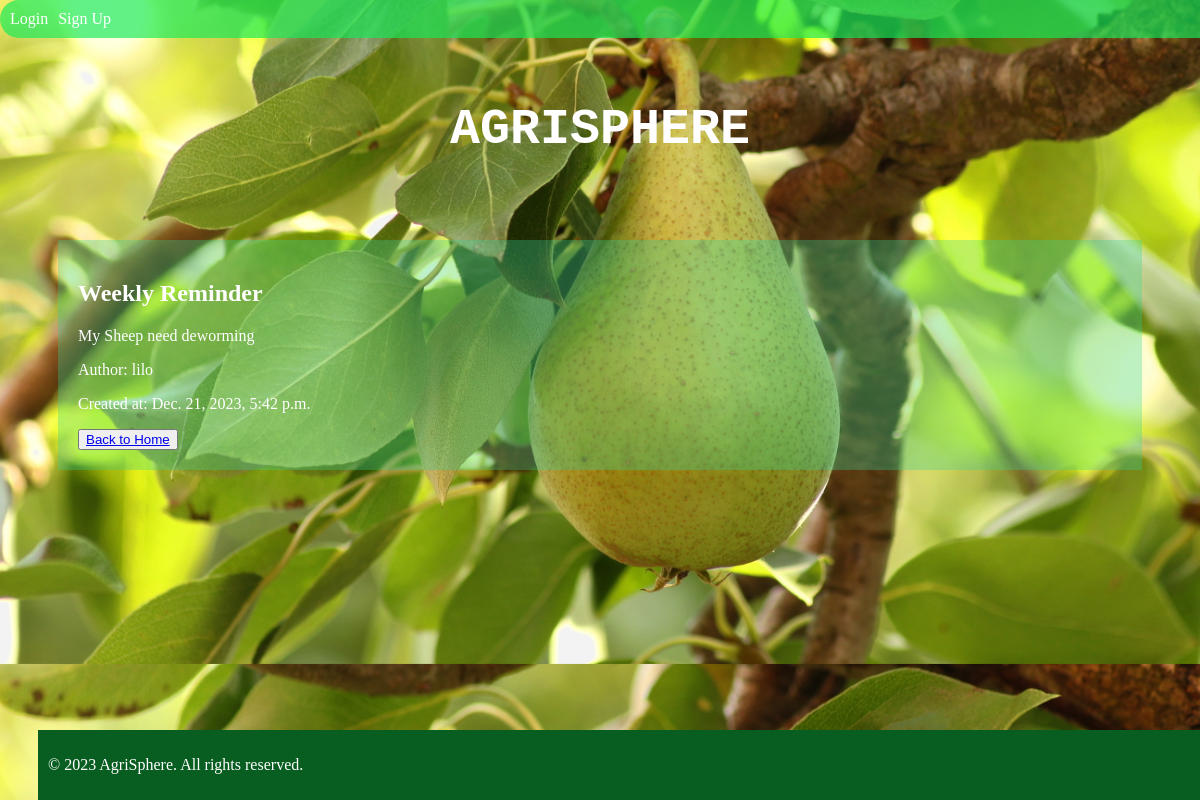
/view_post/18/, run on the app's committed database.
### Mainapp/models.py (models this page shows, shortened)
class Post(models.Model):
    title = models.CharField(max_length=255)
    content = models.TextField()
    author = models.ForeignKey(get_user_model(), on_delete=models.CASCADE)
    created_at = models.DateTimeField(auto_now_add=True)
    tags = TaggableManager()

### Mainapp/views.py (the view)
# urls.py: path('view_post/<int:pk>/', ViewPostView.as_view(), name='view_post'),
class ViewPostView(View):
    template_name = 'posts/view_post.html'
    def get(self, request, pk):
        post = get_object_or_404(Post, pk=pk)
        return render(request, self.template_name, {'post': post})

### Mainapp/templates/posts/view_post.html (shortened to what this page needs)
{% extends 'base.html' %}
{% block content %}
    <h2>{{ post.title }}</h2>
    <p>{{ post.content }}</p>
    <p>Author: {{ post.author.username }}</p>
    <p>Created at: {{ post.created_at }}</p>
    <button><a href="{% url 'Mainapp:index' %}">Back to Home</a></button>
{% endblock %}

### Mainapp/static/mainapp/css/base.css (style rules this page uses)
body { background-image: url('/static/mainapp/images/wallpaperflare.com_wallpaper.jpg'); background-size: cover; background-position: center; padding: 30px; color: #fff; }

### data on the page
Post: title "Weekly Reminder", content "My Sheep need deworming", author.username "lilo", created_at "Dec. 21, 2023, 5:42 p.m."
